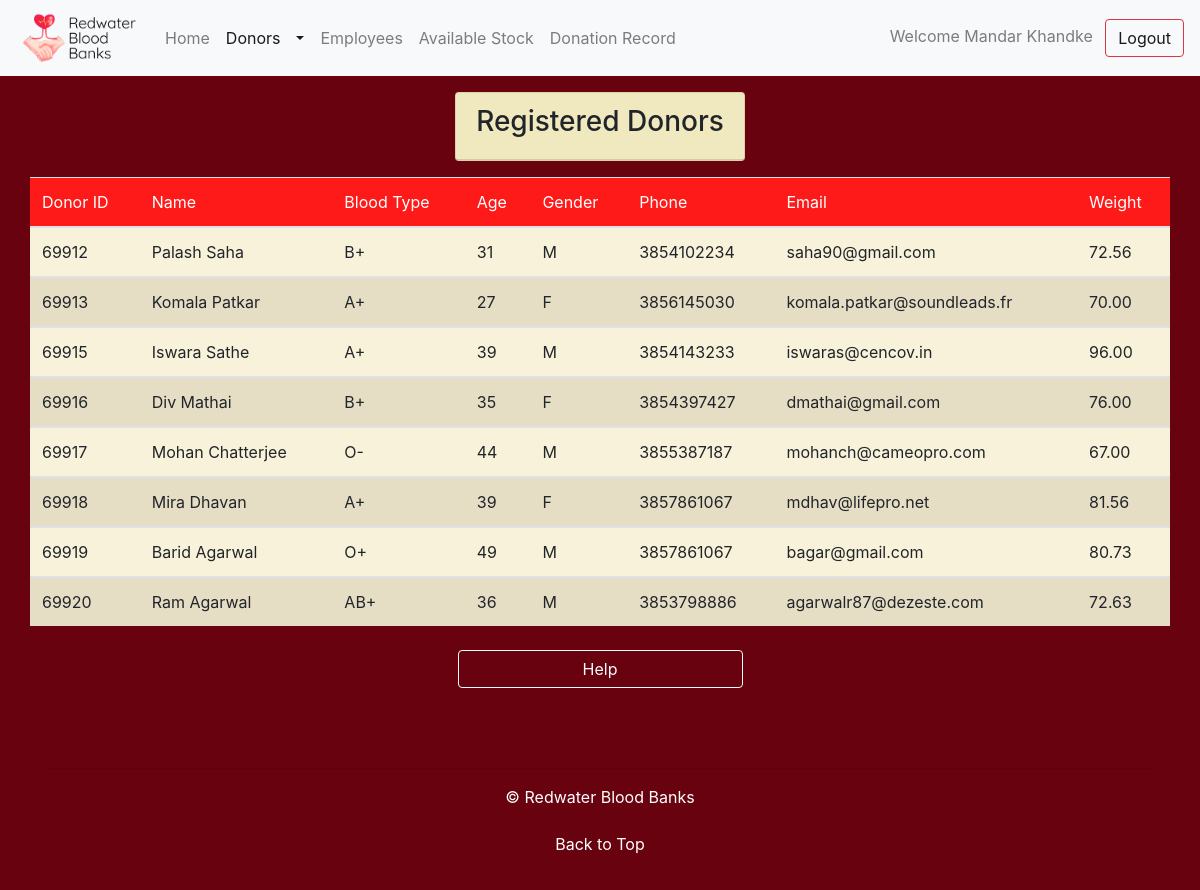
Screenshot of /emp/donor.php?donors=Registered (signed in) with the database file from the repository.
### tables this page shows
CREATE TABLE `donor` (
  `D_ID` varchar(5) NOT NULL,
  `Name` varchar(50) NOT NULL,
  `Bloodtype` varchar(3) NOT NULL,
  `Age` int NOT NULL,
  `Gender` char(1) NOT NULL,
  `Phone` varchar(10) NOT NULL,
  `Email` varchar(50) NOT NULL,
  `Weight` decimal(4,2) DEFAULT NULL
);

### emp/php/DBConnect.php (called while the page is built, shortened)
<?php
class DBConnect {
    private $db = NULL;
    public function __construct() {
        $dsn = 'mysql:dbname=' . self::DB_NAME . ';host=' . self::DB_SERVER;
        $options = [PDO::ATTR_ERRMODE => PDO::ERRMODE_EXCEPTION];
        try {
            $this->db = new PDO($dsn, self::DB_USER, self::DB_PASSWORD,$options);
        } catch (PDOException $e) {
            throw new Exception('Connection failed: ' . $e->getMessage()."<br>".(int)$e->getCode());
        }
        return $this->db;
    }
    public function getRegisteredDonorsInBranch($branchID){
        $stmt = $this->db->prepare("CALL findRegisteredDonorsInBranch(?)");
        $stmt->execute([$branchID]);
        return $stmt->fetchAll();
    }
}
?>

### emp/donor.php (the view, shortened to what this page needs)
<?php
require_once 'php/DBConnect.php';
$db = new DBConnect();
$db->auth();
$currBr = $_SESSION['Branch'];
$donors = null;
if(isset($_GET['donors'])){
    switch($_GET['donors']){
        case 'Registered':
            $title = "Registered Donors";
            $donors = $db->getRegisteredDonorsInBranch($currBr);
            break;
    }
}
include 'layout/_header.php';
include 'layout/_navbar.php';
?>
<div class="container my-3">
    <div class="row justify-content-center mt-2">
        <?php if(isset($_GET['donors'])): ?>
            <div class="card mb-3">
                <div class="card-header">
                    <h3><?php echo $title; ?></h3>
                </div>
            </div>
        <?php endif ?>
        <?php if(isset($donors)): ?>
            <?php if(!empty($donors)): ?>
            <div class="table-responsive">
                <table class="table table-condensed">
                <thead>
                    <tr>
                        <th>Donor ID</th>
                        <th>Name</th>
                        <th>Blood Type</th>
                        <th>Age</th>
                        <th>Gender</th>
                        <th>Phone</th>
                        <th>Email</th>
                        <th>Weight</th>
                    </tr>
                </thead>
                <tbody>
                <?php $i = 0; ?>
                <?php foreach($donors as $d): ++$i; ?>
                    <tr class="<?php if($i&1) {echo "tr";} else {echo "tr-next";}?>">
                        <td><?php echo $d['D_ID']; ?></td>
                        <td><?php echo $d['Name']; ?></td>
                        <td><?php echo $d['Bloodtype']; ?></td>
                        <td><?php echo $d['Age']; ?></td>
                        <td><?php echo $d['Gender']; ?></td>
                        <td><?php echo $d['Phone']; ?></td>
                        <td><?php echo $d['Email']; ?></td>
                        <td><?php echo $d['Weight']; ?></td>
                    </tr>
                </tbody>
            <?php endforeach; ?>
            </table>
            </div>
            <?php else: ?>
            <div class="row justify-content-center">
                <span class="font-weight-bold" style="color: #fffffe">No results found!</span>
            </div>
            <?php endif ?>
        <?php endif ?>
    </div>
    <div class="row justify-content-center mt-2">
        <button class="btn btn-outline-light col-sm-3" type="button" data-toggle="modal" data-target="#helpInfoBox"> Help </button>
    </div>
</div>
<?php include 'layout/_footer.php' ?>

### emp/css/mystyle.css (style rules this page uses)
html { scroll-behavior: smooth; }
body { background-color: #68020f; }
div.card { background-color: #f8f0c6; }
thead, thead th { background-color: #ff1a1a; color: #fffffe; font-weight: normal; }
.tr { background-color: #f8f2da; }
.tr-next { background-color: #e6ddc5; }

### rows the page displays
donor: D_ID "69912", Name "Palash Saha", Bloodtype "B+", Age "31", Gender "M", Phone "3854102234", Email "saha90@gmail.com", Weight "72.56"
donor: D_ID "69913", Name "Komala Patkar", Bloodtype "A+", Age "27", Gender "F", Phone "3856145030", Email "komala.patkar@soundleads.fr", Weight "70.00"
donor: D_ID "69915", Name "Iswara Sathe", Bloodtype "A+", Age "39", Gender "M", Phone "3854143233", Email "iswaras@cencov.in", Weight "96.00"
donor: D_ID "69916", Name "Div Mathai", Bloodtype "B+", Age "35", Gender "F", Phone "3854397427", Email "dmathai@gmail.com", Weight "76.00"
donor: D_ID "69917", Name "Mohan Chatterjee", Bloodtype "O-", Age "44", Gender "M", Phone "3855387187", Email "mohanch@cameopro.com", Weight "67.00"
donor: D_ID "69918", Name "Mira Dhavan", Bloodtype "A+", Age "39", Gender "F", Phone "3857861067", Email "mdhav@lifepro.net", Weight "81.56"
donor: D_ID "69919", Name "Barid Agarwal", Bloodtype "O+", Age "49", Gender "M", Phone "3857861067", Email "bagar@gmail.com", Weight "80.73"
donor: D_ID "69920", Name "Ram Agarwal", Bloodtype "AB+", Age "36", Gender "M", Phone "3853798886", Email "agarwalr87@dezeste.com", Weight "72.63"

### other values shown
$_SESSION['Name'] "Mandar Khandke"
$title "Registered Donors"
